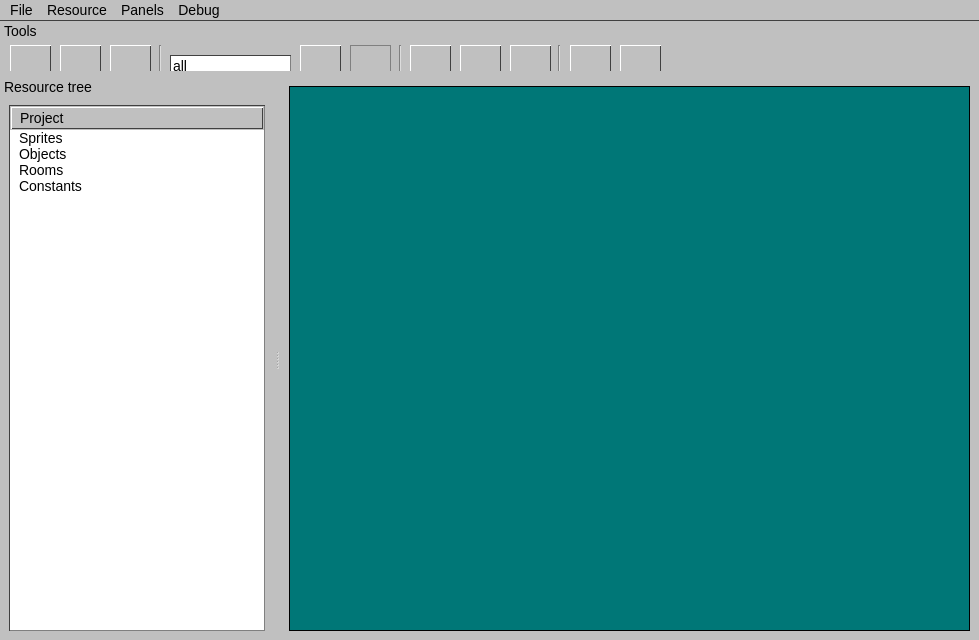
<?xml version="1.0" encoding="UTF-8"?>
<ui version="4.0">
 <class>MainWindow</class>
 <widget class="QMainWindow" name="MainWindow">
  <property name="geometry">
   <rect>
    <x>0</x>
    <y>0</y>
    <width>979</width>
    <height>640</height>
   </rect>
  </property>
  <property name="sizePolicy">
   <sizepolicy hsizetype="Expanding" vsizetype="Expanding">
    <horstretch>0</horstretch>
    <verstretch>0</verstretch>
   </sizepolicy>
  </property>
  <property name="minimumSize">
   <size>
    <width>800</width>
    <height>600</height>
   </size>
  </property>
  <property name="palette">
   <palette>
    <active>
     <colorrole role="WindowText">
      <brush brushstyle="SolidPattern">
       <color alpha="255">
        <red>0</red>
        <green>0</green>
        <blue>0</blue>
       </color>
      </brush>
     </colorrole>
     <colorrole role="Button">
      <brush brushstyle="SolidPattern">
       <color alpha="255">
        <red>192</red>
        <green>192</green>
        <blue>192</blue>
       </color>
      </brush>
     </colorrole>
     <colorrole role="Text">
      <brush brushstyle="SolidPattern">
       <color alpha="255">
        <red>0</red>
        <green>0</green>
        <blue>0</blue>
       </color>
      </brush>
     </colorrole>
     <colorrole role="ButtonText">
      <brush brushstyle="SolidPattern">
       <color alpha="255">
        <red>0</red>
        <green>0</green>
        <blue>0</blue>
       </color>
      </brush>
     </colorrole>
     <colorrole role="Base">
      <brush brushstyle="SolidPattern">
       <color alpha="255">
        <red>192</red>
        <green>192</green>
        <blue>192</blue>
       </color>
      </brush>
     </colorrole>
     <colorrole role="Window">
      <brush brushstyle="SolidPattern">
       <color alpha="255">
        <red>192</red>
        <green>192</green>
        <blue>192</blue>
       </color>
      </brush>
     </colorrole>
     <colorrole role="AlternateBase">
      <brush brushstyle="SolidPattern">
       <color alpha="255">
        <red>255</red>
        <green>255</green>
        <blue>191</blue>
       </color>
      </brush>
     </colorrole>
     <colorrole role="PlaceholderText">
      <brush brushstyle="SolidPattern">
       <color alpha="128">
        <red>0</red>
        <green>0</green>
        <blue>0</blue>
       </color>
      </brush>
     </colorrole>
    </active>
    <inactive>
     <colorrole role="WindowText">
      <brush brushstyle="SolidPattern">
       <color alpha="255">
        <red>0</red>
        <green>0</green>
        <blue>0</blue>
       </color>
      </brush>
     </colorrole>
     <colorrole role="Button">
      <brush brushstyle="SolidPattern">
       <color alpha="255">
        <red>192</red>
        <green>192</green>
        <blue>192</blue>
       </color>
      </brush>
     </colorrole>
     <colorrole role="Text">
      <brush brushstyle="SolidPattern">
       <color alpha="255">
        <red>0</red>
        <green>0</green>
        <blue>0</blue>
       </color>
      </brush>
     </colorrole>
     <colorrole role="ButtonText">
      <brush brushstyle="SolidPattern">
       <color alpha="255">
        <red>0</red>
        <green>0</green>
        <blue>0</blue>
       </color>
      </brush>
     </colorrole>
     <colorrole role="Base">
      <brush brushstyle="SolidPattern">
       <color alpha="255">
        <red>192</red>
        <green>192</green>
        <blue>192</blue>
       </color>
      </brush>
     </colorrole>
     <colorrole role="Window">
      <brush brushstyle="SolidPattern">
       <color alpha="255">
        <red>192</red>
        <green>192</green>
        <blue>192</blue>
       </color>
      </brush>
     </colorrole>
     <colorrole role="AlternateBase">
      <brush brushstyle="SolidPattern">
       <color alpha="255">
        <red>255</red>
        <green>255</green>
        <blue>191</blue>
       </color>
      </brush>
     </colorrole>
     <colorrole role="PlaceholderText">
      <brush brushstyle="SolidPattern">
       <color alpha="128">
        <red>0</red>
        <green>0</green>
        <blue>0</blue>
       </color>
      </brush>
     </colorrole>
    </inactive>
    <disabled>
     <colorrole role="WindowText">
      <brush brushstyle="SolidPattern">
       <color alpha="255">
        <red>0</red>
        <green>0</green>
        <blue>0</blue>
       </color>
      </brush>
     </colorrole>
     <colorrole role="Button">
      <brush brushstyle="SolidPattern">
       <color alpha="255">
        <red>192</red>
        <green>192</green>
        <blue>192</blue>
       </color>
      </brush>
     </colorrole>
     <colorrole role="Text">
      <brush brushstyle="SolidPattern">
       <color alpha="255">
        <red>0</red>
        <green>0</green>
        <blue>0</blue>
       </color>
      </brush>
     </colorrole>
     <colorrole role="ButtonText">
      <brush brushstyle="SolidPattern">
       <color alpha="255">
        <red>0</red>
        <green>0</green>
        <blue>0</blue>
       </color>
      </brush>
     </colorrole>
     <colorrole role="Base">
      <brush brushstyle="SolidPattern">
       <color alpha="255">
        <red>192</red>
        <green>192</green>
        <blue>192</blue>
       </color>
      </brush>
     </colorrole>
     <colorrole role="Window">
      <brush brushstyle="SolidPattern">
       <color alpha="255">
        <red>192</red>
        <green>192</green>
        <blue>192</blue>
       </color>
      </brush>
     </colorrole>
     <colorrole role="AlternateBase">
      <brush brushstyle="SolidPattern">
       <color alpha="255">
        <red>255</red>
        <green>255</green>
        <blue>191</blue>
       </color>
      </brush>
     </colorrole>
     <colorrole role="PlaceholderText">
      <brush brushstyle="SolidPattern">
       <color alpha="128">
        <red>0</red>
        <green>0</green>
        <blue>0</blue>
       </color>
      </brush>
     </colorrole>
    </disabled>
   </palette>
  </property>
  <property name="font">
   <font>
    <pointsize>-1</pointsize>
   </font>
  </property>
  <property name="windowTitle">
   <string>FreeGM</string>
  </property>
  <property name="windowIcon">
   <iconset resource="../../resources.qrc">
    <normaloff>:/icons/object</normaloff>:/icons/object</iconset>
  </property>
  <property name="styleSheet">
   <string notr="true">QDialog QPushButton {
padding: 6px 12px;
}
QWidget {
background-color: #c0c0c0;
color: #000000;
border-top-color: #ffffff;
border-left-color: #ffffff;
border-right-color: #404040;
border-bottom-color: #404040;
alternate-background-color: #ffffbf;
font-size:14px;
}
QMdiArea {
border: 1px solid black;
}
QMdiSubWindow {
border: 2px solid;
border-top-color: #ffffff;
border-left-color: #ffffff;
border-right-color: #404040;
border-bottom-color: #404040;
background-color: #c0c0c0;
color: white;
border-radius: 0px;
}
QLineEdit, QTreeWidget, QSpinBox, QScrollArea,
QListView, QTextEdit, QPlainTextEdit, QComboBox {
background-color: #ffffff;
border: 1px solid;
border-top-color: #404040;
border-left-color: #404040;
border-bottom-color: #808080;
border-right-color: #808080;
}
QTabWidget {
border: 1px solid;
border-bottom-color: #404040;
border-right-color: #404040;
border-top-color: white;
border-left-color: white;
}
QTableWidget {
background-color: white;
}
QGroupBox, QGraphicsView, QTableWidget {
border: 1px solid;
border-top-color: #404040;
border-left-color: #404040;
border-bottom-color: white;
border-right-color: white;
}
QPushButton, QComboBox::drop-down {
border: 1px solid;
border-top-color: white;
border-left-color: white;
border-bottom-color: #404040;
border-right-color: #404040;
background-color: #c0c0c0;
color: black;
}
QComboBox::down-arrow {
border: 1px solid black;
}
QPushButton:pressed {
border: 1px solid;
border-top-color: #404040;
border-left-color: #404040;
border-bottom-color: white;
border-right-color: white;
background-color: #a0a0a0;
padding-left: 2px;
padding-top: 2px;
}
QPushButton:disabled {
border: 1px solid #808080;
}
QTextEdit:disabled {
background-color: #c0c0c0;
border: 1px solid #404040;
}
QTreeWidget::item, QListWidget::item {
margin-left: 6px;
background-color: transparent;
}
QTreeWidget::item:hover, QListWidget::item:hover {
background-color: transparent;
}
QTreeWidget::item:selected, QListWidget::item:selected {
background-color: #000080;
}
QHeaderView::section {
border: 1px solid;
border-top-color: white;
border-left-color: white;
border-bottom-color: #404040;
border-right-color: #404040;
background-color: #c0c0c0;
padding-left: 8px;
margin: 1px;
}
QProgressBar {
border: 1px solid;
border-top-color: #404040;
border-left-color: #404040;
border-bottom-color: white;
border-right-color: white;
margin: 4px;
text-align: center;
color: black;
}
QProgressBar::chunk {
background-color: #000080;
color: white;
}
QMenuBar {
border-bottom: 1px solid #404040
}
QMenu {
border: 1px solid;
border-top-color: white;
border-left-color: white;
border-bottom-color: #404040;
border-right-color: #404040;
}
QMenu::item:selected {
background-color: #000080;
color: white;
}</string>
  </property>
  <widget class="QWidget" name="centralwidget">
   <layout class="QHBoxLayout" name="horizontalLayout_3">
    <item>
     <widget class="QMdiArea" name="mdiDesktop">
      <property name="sizePolicy">
       <sizepolicy hsizetype="Maximum" vsizetype="Maximum">
        <horstretch>0</horstretch>
        <verstretch>0</verstretch>
       </sizepolicy>
      </property>
      <property name="maximumSize">
       <size>
        <width>2048</width>
        <height>2048</height>
       </size>
      </property>
      <property name="autoFillBackground">
       <bool>false</bool>
      </property>
      <property name="background">
       <brush brushstyle="SolidPattern">
        <color alpha="255">
         <red>0</red>
         <green>119</green>
         <blue>119</blue>
        </color>
       </brush>
      </property>
      <property name="viewMode">
       <enum>QMdiArea::SubWindowView</enum>
      </property>
     </widget>
    </item>
   </layout>
  </widget>
  <widget class="QDockWidget" name="dckResources">
   <property name="features">
    <set>QDockWidget::DockWidgetMovable</set>
   </property>
   <property name="windowTitle">
    <string>Resource tree</string>
   </property>
   <attribute name="dockWidgetArea">
    <number>1</number>
   </attribute>
   <widget class="QWidget" name="dockWidgetContents_6">
    <layout class="QHBoxLayout" name="horizontalLayout">
     <item>
      <widget class="QTreeWidget" name="trwResources">
       <property name="indentation">
        <number>20</number>
       </property>
       <property name="rootIsDecorated">
        <bool>false</bool>
       </property>
       <column>
        <property name="text">
         <string>Project</string>
        </property>
        <property name="background">
         <color alpha="0">
          <red>0</red>
          <green>0</green>
          <blue>0</blue>
         </color>
        </property>
       </column>
       <item>
        <property name="text">
         <string>Sprites</string>
        </property>
        <property name="icon">
         <iconset>
          <normalon>:/icons/sprite</normalon>
         </iconset>
        </property>
       </item>
       <item>
        <property name="text">
         <string>Objects</string>
        </property>
        <property name="icon">
         <iconset>
          <normalon>:/icons/object</normalon>
         </iconset>
        </property>
       </item>
       <item>
        <property name="text">
         <string>Rooms</string>
        </property>
        <property name="icon">
         <iconset>
          <normalon>:/icons/room</normalon>
         </iconset>
        </property>
       </item>
       <item>
        <property name="text">
         <string>Constants</string>
        </property>
        <property name="icon">
         <iconset>
          <normalon>:/icons/constant</normalon>
         </iconset>
        </property>
       </item>
      </widget>
     </item>
    </layout>
   </widget>
  </widget>
  <widget class="QDockWidget" name="dckToolbox">
   <property name="enabled">
    <bool>true</bool>
   </property>
   <property name="sizePolicy">
    <sizepolicy hsizetype="Preferred" vsizetype="Preferred">
     <horstretch>0</horstretch>
     <verstretch>0</verstretch>
    </sizepolicy>
   </property>
   <property name="minimumSize">
    <size>
     <width>979</width>
     <height>50</height>
    </size>
   </property>
   <property name="maximumSize">
    <size>
     <width>524287</width>
     <height>50</height>
    </size>
   </property>
   <property name="floating">
    <bool>false</bool>
   </property>
   <property name="features">
    <set>QDockWidget::NoDockWidgetFeatures</set>
   </property>
   <property name="allowedAreas">
    <set>Qt::AllDockWidgetAreas</set>
   </property>
   <property name="windowTitle">
    <string notr="true">Tools</string>
   </property>
   <attribute name="dockWidgetArea">
    <number>4</number>
   </attribute>
   <widget class="QWidget" name="dockWidgetContents_9">
    <widget class="QPushButton" name="btnNew">
     <property name="geometry">
      <rect>
       <x>10</x>
       <y>5</y>
       <width>41</width>
       <height>31</height>
      </rect>
     </property>
     <property name="toolTip">
      <string>New project</string>
     </property>
     <property name="text">
      <string/>
     </property>
     <property name="icon">
      <iconset resource="../../resources.qrc">
       <normaloff>:/icons/document_new</normaloff>:/icons/document_new</iconset>
     </property>
     <property name="iconSize">
      <size>
       <width>24</width>
       <height>24</height>
      </size>
     </property>
    </widget>
    <widget class="QPushButton" name="btnLoad">
     <property name="geometry">
      <rect>
       <x>60</x>
       <y>5</y>
       <width>41</width>
       <height>31</height>
      </rect>
     </property>
     <property name="toolTip">
      <string>Load project</string>
     </property>
     <property name="text">
      <string/>
     </property>
     <property name="icon">
      <iconset resource="../../resources.qrc">
       <normaloff>:/icons/document_open</normaloff>:/icons/document_open</iconset>
     </property>
     <property name="iconSize">
      <size>
       <width>24</width>
       <height>24</height>
      </size>
     </property>
    </widget>
    <widget class="QPushButton" name="btnSave">
     <property name="geometry">
      <rect>
       <x>110</x>
       <y>5</y>
       <width>41</width>
       <height>31</height>
      </rect>
     </property>
     <property name="toolTip">
      <string>Save project</string>
     </property>
     <property name="text">
      <string/>
     </property>
     <property name="icon">
      <iconset resource="../../resources.qrc">
       <normaloff>:/icons/document_save</normaloff>:/icons/document_save</iconset>
     </property>
     <property name="iconSize">
      <size>
       <width>24</width>
       <height>24</height>
      </size>
     </property>
    </widget>
    <widget class="Line" name="line">
     <property name="geometry">
      <rect>
       <x>152</x>
       <y>5</y>
       <width>16</width>
       <height>31</height>
      </rect>
     </property>
     <property name="orientation">
      <enum>Qt::Vertical</enum>
     </property>
    </widget>
    <widget class="QPushButton" name="bntClean">
     <property name="enabled">
      <bool>false</bool>
     </property>
     <property name="geometry">
      <rect>
       <x>350</x>
       <y>5</y>
       <width>41</width>
       <height>31</height>
      </rect>
     </property>
     <property name="toolTip">
      <string>Clean</string>
     </property>
     <property name="text">
      <string/>
     </property>
     <property name="icon">
      <iconset resource="../../resources.qrc">
       <normaloff>:/icons/cancel</normaloff>:/icons/cancel</iconset>
     </property>
     <property name="iconSize">
      <size>
       <width>24</width>
       <height>24</height>
      </size>
     </property>
    </widget>
    <widget class="Line" name="line_2">
     <property name="geometry">
      <rect>
       <x>392</x>
       <y>5</y>
       <width>16</width>
       <height>31</height>
      </rect>
     </property>
     <property name="orientation">
      <enum>Qt::Vertical</enum>
     </property>
    </widget>
    <widget class="QPushButton" name="btnAddSprite">
     <property name="geometry">
      <rect>
       <x>410</x>
       <y>5</y>
       <width>41</width>
       <height>31</height>
      </rect>
     </property>
     <property name="toolTip">
      <string>Add new sprite</string>
     </property>
     <property name="text">
      <string/>
     </property>
     <property name="icon">
      <iconset resource="../../resources.qrc">
       <normaloff>:/icons/sprite</normaloff>:/icons/sprite</iconset>
     </property>
     <property name="iconSize">
      <size>
       <width>24</width>
       <height>24</height>
      </size>
     </property>
    </widget>
    <widget class="QPushButton" name="btnAddObject">
     <property name="geometry">
      <rect>
       <x>460</x>
       <y>5</y>
       <width>41</width>
       <height>31</height>
      </rect>
     </property>
     <property name="toolTip">
      <string>Add new object</string>
     </property>
     <property name="text">
      <string/>
     </property>
     <property name="icon">
      <iconset resource="../../resources.qrc">
       <normaloff>:/icons/object</normaloff>:/icons/object</iconset>
     </property>
     <property name="iconSize">
      <size>
       <width>24</width>
       <height>24</height>
      </size>
     </property>
    </widget>
    <widget class="QPushButton" name="btnAddRoom">
     <property name="geometry">
      <rect>
       <x>510</x>
       <y>5</y>
       <width>41</width>
       <height>31</height>
      </rect>
     </property>
     <property name="toolTip">
      <string>Add new room</string>
     </property>
     <property name="text">
      <string/>
     </property>
     <property name="icon">
      <iconset resource="../../resources.qrc">
       <normaloff>:/icons/room</normaloff>:/icons/room</iconset>
     </property>
     <property name="iconSize">
      <size>
       <width>24</width>
       <height>24</height>
      </size>
     </property>
    </widget>
    <widget class="QPushButton" name="bntRun">
     <property name="geometry">
      <rect>
       <x>300</x>
       <y>5</y>
       <width>41</width>
       <height>31</height>
      </rect>
     </property>
     <property name="toolTip">
      <string>Compile &amp; run</string>
     </property>
     <property name="text">
      <string/>
     </property>
     <property name="icon">
      <iconset resource="../../resources.qrc">
       <normaloff>:/icons/run</normaloff>:/icons/run</iconset>
     </property>
     <property name="iconSize">
      <size>
       <width>24</width>
       <height>24</height>
      </size>
     </property>
     <property name="flat">
      <bool>false</bool>
     </property>
    </widget>
    <widget class="QLineEdit" name="txtTarget">
     <property name="geometry">
      <rect>
       <x>170</x>
       <y>15</y>
       <width>121</width>
       <height>21</height>
      </rect>
     </property>
     <property name="toolTip">
      <string>Compilaion target</string>
     </property>
     <property name="text">
      <string notr="true">all</string>
     </property>
     <property name="frame">
      <bool>true</bool>
     </property>
     <property name="placeholderText">
      <string>&lt;target&gt;</string>
     </property>
     <property name="clearButtonEnabled">
      <bool>false</bool>
     </property>
    </widget>
    <widget class="Line" name="line_3">
     <property name="geometry">
      <rect>
       <x>551</x>
       <y>5</y>
       <width>16</width>
       <height>31</height>
      </rect>
     </property>
     <property name="orientation">
      <enum>Qt::Vertical</enum>
     </property>
    </widget>
    <widget class="QPushButton" name="btnRoomOrder">
     <property name="geometry">
      <rect>
       <x>570</x>
       <y>5</y>
       <width>41</width>
       <height>31</height>
      </rect>
     </property>
     <property name="toolTip">
      <string>Room order</string>
     </property>
     <property name="text">
      <string/>
     </property>
     <property name="icon">
      <iconset resource="../../resources.qrc">
       <normaloff>:/icons/room_order</normaloff>:/icons/room_order</iconset>
     </property>
     <property name="iconSize">
      <size>
       <width>24</width>
       <height>24</height>
      </size>
     </property>
    </widget>
    <widget class="QPushButton" name="btnGameSettings">
     <property name="geometry">
      <rect>
       <x>620</x>
       <y>5</y>
       <width>41</width>
       <height>31</height>
      </rect>
     </property>
     <property name="toolTip">
      <string>Change game settings</string>
     </property>
     <property name="text">
      <string/>
     </property>
     <property name="icon">
      <iconset resource="../../resources.qrc">
       <normaloff>:/icons/game_settings</normaloff>:/icons/game_settings</iconset>
     </property>
     <property name="iconSize">
      <size>
       <width>24</width>
       <height>24</height>
      </size>
     </property>
    </widget>
   </widget>
  </widget>
  <widget class="QMenuBar" name="menuBar">
   <property name="geometry">
    <rect>
     <x>0</x>
     <y>0</y>
     <width>979</width>
     <height>21</height>
    </rect>
   </property>
   <widget class="QMenu" name="menuDebug">
    <property name="title">
     <string>File</string>
    </property>
    <addaction name="actionLoad"/>
    <addaction name="actionSave_project"/>
    <addaction name="actionSave_project_as"/>
    <addaction name="actionSave_project_legacy"/>
    <addaction name="actionSave_projecacy_t_leg"/>
   </widget>
   <widget class="QMenu" name="menuPanels">
    <property name="title">
     <string>Panels</string>
    </property>
    <addaction name="actionResources"/>
   </widget>
   <widget class="QMenu" name="menuDebug_2">
    <property name="title">
     <string>Debug</string>
    </property>
    <addaction name="actionDisable_theme"/>
   </widget>
   <widget class="QMenu" name="menuResource">
    <property name="title">
     <string>Resource</string>
    </property>
    <addaction name="actionEdit"/>
    <addaction name="actionDuplicate"/>
    <addaction name="actionDelete"/>
    <addaction name="separator"/>
    <addaction name="actionCreate_new"/>
   </widget>
   <addaction name="menuDebug"/>
   <addaction name="menuResource"/>
   <addaction name="menuPanels"/>
   <addaction name="menuDebug_2"/>
  </widget>
  <action name="actionResources">
   <property name="text">
    <string>Resource tree</string>
   </property>
  </action>
  <action name="actionCreate_new">
   <property name="icon">
    <iconset resource="../../resources.qrc">
     <normaloff>:/icons/document_new</normaloff>:/icons/document_new</iconset>
   </property>
   <property name="text">
    <string>Create new</string>
   </property>
   <property name="shortcut">
    <string>Ctrl+Shift+N</string>
   </property>
  </action>
  <action name="actionDuplicate">
   <property name="icon">
    <iconset resource="../../resources.qrc">
     <normaloff>:/icons/document_open</normaloff>:/icons/document_open</iconset>
   </property>
   <property name="text">
    <string>Duplicate</string>
   </property>
   <property name="shortcut">
    <string>Ctrl+Shift+D</string>
   </property>
  </action>
  <action name="actionDelete">
   <property name="icon">
    <iconset resource="../../resources.qrc">
     <normaloff>:/icons/cancel</normaloff>:/icons/cancel</iconset>
   </property>
   <property name="text">
    <string>Delete</string>
   </property>
   <property name="shortcut">
    <string>Shift+Del</string>
   </property>
  </action>
  <action name="actionEdit">
   <property name="icon">
    <iconset resource="../../resources.qrc">
     <normaloff>:/icons/sprite</normaloff>:/icons/sprite</iconset>
   </property>
   <property name="text">
    <string>Edit</string>
   </property>
   <property name="shortcut">
    <string>Shift+Enter</string>
   </property>
  </action>
  <action name="actionDisable_theme">
   <property name="text">
    <string>Toggle custom theme</string>
   </property>
  </action>
  <action name="actionLoad">
   <property name="icon">
    <iconset resource="../../resources.qrc">
     <normaloff>:/icons/document_open</normaloff>:/icons/document_open</iconset>
   </property>
   <property name="text">
    <string>Load project</string>
   </property>
  </action>
  <action name="actionSave_project">
   <property name="icon">
    <iconset resource="../../resources.qrc">
     <normaloff>:/icons/document_save</normaloff>:/icons/document_save</iconset>
   </property>
   <property name="text">
    <string>Save project</string>
   </property>
  </action>
  <action name="actionSave_project_legacy">
   <property name="text">
    <string>Load project (legacy)</string>
   </property>
  </action>
  <action name="actionSave_projecacy_t_leg">
   <property name="text">
    <string>Save project (legacy)</string>
   </property>
  </action>
  <action name="actionSave_project_as">
   <property name="text">
    <string>Save project as...</string>
   </property>
  </action>
 </widget>
 <resources>
  <include location="../../resources.qrc"/>
 </resources>
 <connections/>
</ui>
